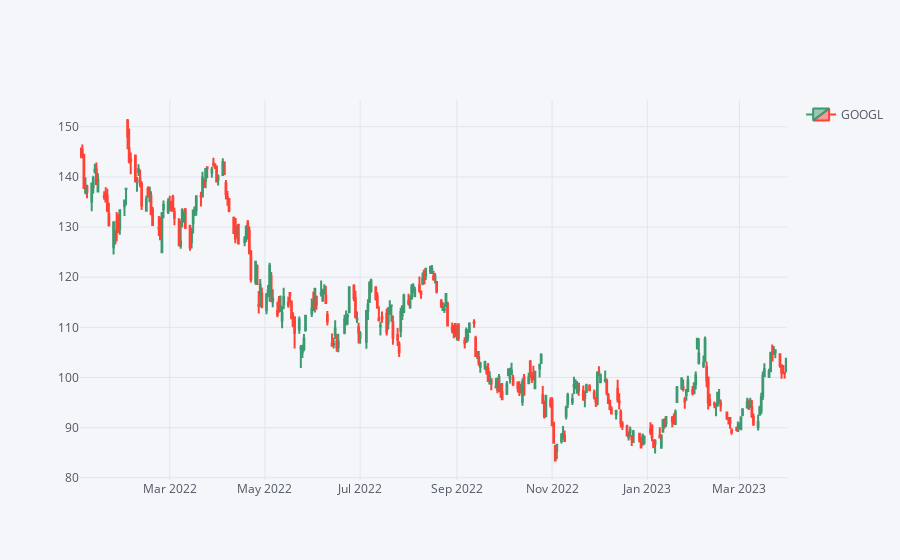
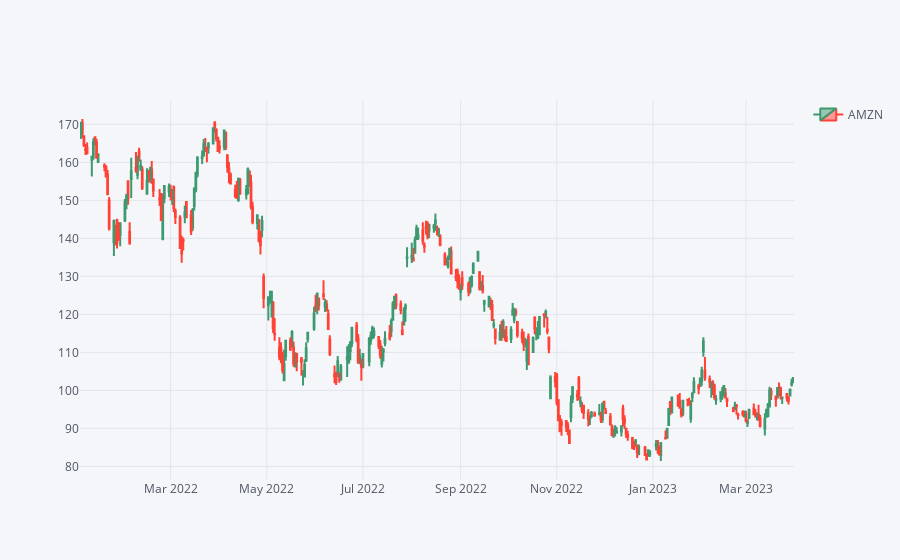
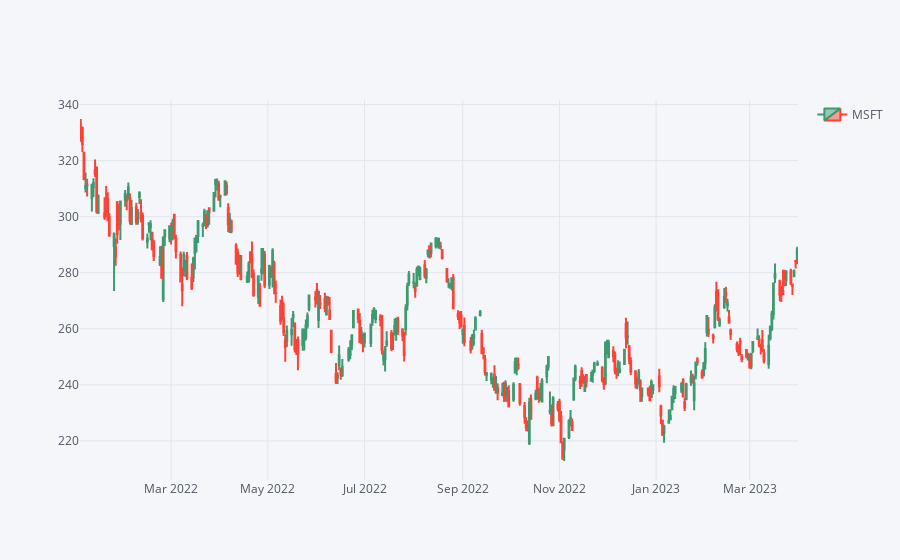

Notebook cell for these charts, in order:
### Markdown cell above
## Candlegraphs

### Code cell
for stock in stocks:
    stocks_dataframe[stock][['Open', 'High', 'Low', 'Close']].iplot(kind='candle',name=stock,showlegend=True)

### Figure 1 — Plotly figure (JSON) as saved in the notebook; plotly's stock layout.template omitted (floating-point values rounded to 4 significant figures; data arrays with more than 128 entries replaced by an {"elided": "..."} marker saying what was removed)
{"data": [{"close": {"elided": "313 float values"}, "high": {"elided": "313 float values"}, "low": {"elided": "313 float values"}, "name": "GOOGL", "open": {"elided": "313 float values"}, "showlegend": true, "type": "candlestick", "x": {"elided": "313 str values"}, "yaxis": "y2"}], "layout": {"legend": {"bgcolor": "#F5F6F9", "font": {"color": "#4D5663"}}, "paper_bgcolor": "#F5F6F9", "plot_bgcolor": "#F5F6F9", "showlegend": true, "title": {"font": {"color": "#4D5663"}}, "xaxis": {"gridcolor": "#E1E5ED", "rangeslider": {"visible": false}, "showgrid": true, "tickfont": {"color": "#4D5663"}, "title": {"font": {"color": "#4D5663"}, "text": ""}, "zerolinecolor": "#E1E5ED"}, "yaxis": {"gridcolor": "#E1E5ED", "showgrid": true, "showticklabels": false, "tickfont": {"color": "#4D5663"}, "title": {"font": {"color": "#4D5663"}, "text": ""}, "zerolinecolor": "#E1E5ED"}, "yaxis2": {"gridcolor": "#E1E5ED", "showgrid": true, "tickfont": {"color": "#4D5663"}, "title": {"font": {"color": "#4D5663"}, "text": ""}, "zerolinecolor": "#E1E5ED"}}}

### Figure 2 — Plotly figure (JSON) as saved in the notebook; plotly's stock layout.template omitted (floating-point values rounded to 4 significant figures; data arrays with more than 128 entries replaced by an {"elided": "..."} marker saying what was removed)
{"data": [{"close": {"elided": "313 float values"}, "high": {"elided": "313 float values"}, "low": {"elided": "313 float values"}, "name": "AMZN", "open": {"elided": "313 float values"}, "showlegend": true, "type": "candlestick", "x": {"elided": "313 str values"}, "yaxis": "y2"}], "layout": {"legend": {"bgcolor": "#F5F6F9", "font": {"color": "#4D5663"}}, "paper_bgcolor": "#F5F6F9", "plot_bgcolor": "#F5F6F9", "showlegend": true, "title": {"font": {"color": "#4D5663"}}, "xaxis": {"gridcolor": "#E1E5ED", "rangeslider": {"visible": false}, "showgrid": true, "tickfont": {"color": "#4D5663"}, "title": {"font": {"color": "#4D5663"}, "text": ""}, "zerolinecolor": "#E1E5ED"}, "yaxis": {"gridcolor": "#E1E5ED", "showgrid": true, "showticklabels": false, "tickfont": {"color": "#4D5663"}, "title": {"font": {"color": "#4D5663"}, "text": ""}, "zerolinecolor": "#E1E5ED"}, "yaxis2": {"gridcolor": "#E1E5ED", "showgrid": true, "tickfont": {"color": "#4D5663"}, "title": {"font": {"color": "#4D5663"}, "text": ""}, "zerolinecolor": "#E1E5ED"}}}

### Figure 3 — Plotly figure (JSON) as saved in the notebook; plotly's stock layout.template omitted (floating-point values rounded to 4 significant figures; data arrays with more than 128 entries replaced by an {"elided": "..."} marker saying what was removed)
{"data": [{"close": {"elided": "313 float values"}, "high": {"elided": "313 float values"}, "low": {"elided": "313 float values"}, "name": "MSFT", "open": {"elided": "313 float values"}, "showlegend": true, "type": "candlestick", "x": {"elided": "313 str values"}, "yaxis": "y2"}], "layout": {"legend": {"bgcolor": "#F5F6F9", "font": {"color": "#4D5663"}}, "paper_bgcolor": "#F5F6F9", "plot_bgcolor": "#F5F6F9", "showlegend": true, "title": {"font": {"color": "#4D5663"}}, "xaxis": {"gridcolor": "#E1E5ED", "rangeslider": {"visible": false}, "showgrid": true, "tickfont": {"color": "#4D5663"}, "title": {"font": {"color": "#4D5663"}, "text": ""}, "zerolinecolor": "#E1E5ED"}, "yaxis": {"gridcolor": "#E1E5ED", "showgrid": true, "showticklabels": false, "tickfont": {"color": "#4D5663"}, "title": {"font": {"color": "#4D5663"}, "text": ""}, "zerolinecolor": "#E1E5ED"}, "yaxis2": {"gridcolor": "#E1E5ED", "showgrid": true, "tickfont": {"color": "#4D5663"}, "title": {"font": {"color": "#4D5663"}, "text": ""}, "zerolinecolor": "#E1E5ED"}}}
